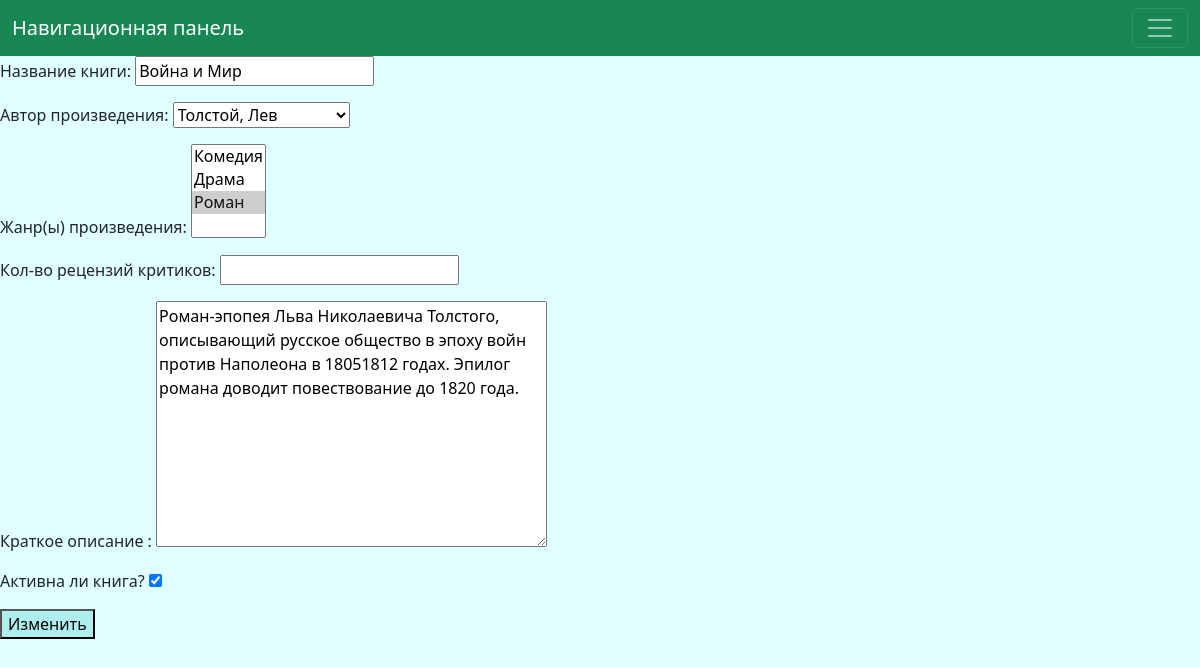
Before: /book_update/3 with the older database file.
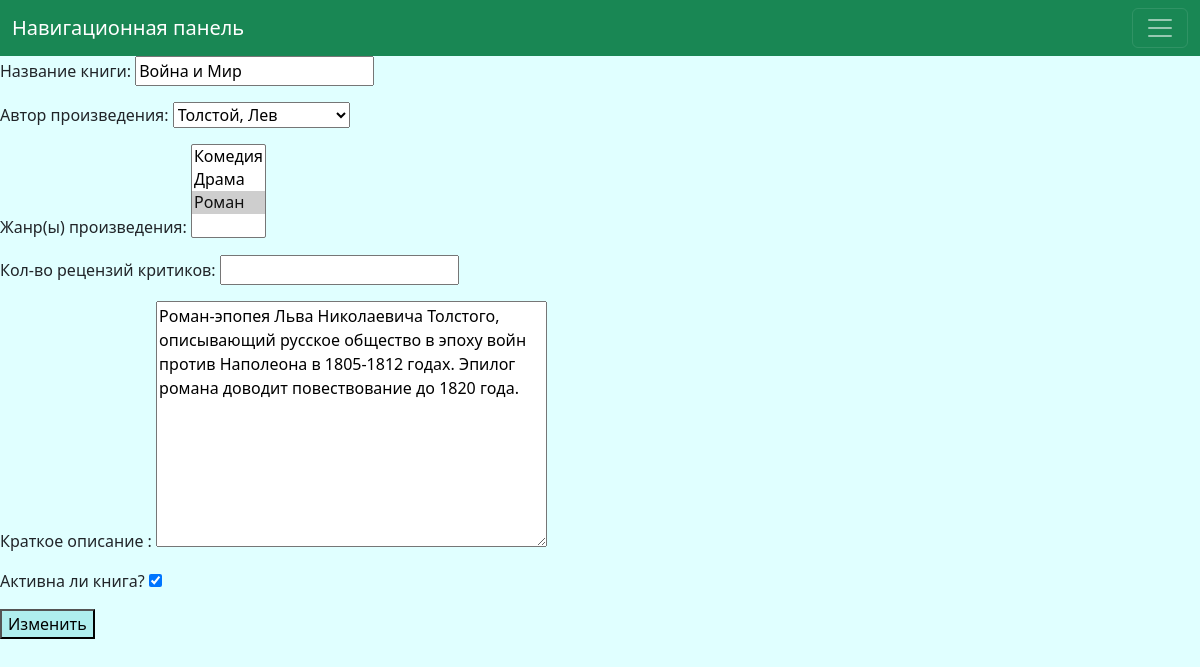
After: the same page with the newer database file.
### core/models.py (models this page shows, shortened)
class Book(models.Model):
    title = models.CharField(max_length=255)
    author = models.ForeignKey('Author', on_delete=models.SET_NULL, null=True)
    genre = models.ManyToManyField(Genre)
    num_of_reviews = models.IntegerField(blank=True, null=True)
    summary = models.TextField(max_length=2550)
    is_active = models.BooleanField(default=True)

### core/views.py (the view)
# urls.py: path('book_update/<int:pk>', views.BookUpdate.as_view(), name='book_update'),
class BookUpdate(TitleMixin, UpdateView):
    model = models.Book
    template_name = 'book_update.html'
    context_object_name = 'book_update'
    form_class = forms.BookForm
    success_url = reverse_lazy('core:book_list')
    title = "Редактирование книги"

### core/forms.py (shortened to what this page needs)
class BookForm(forms.ModelForm):
    title = forms.CharField(label="Название книги", required=False)
    author = forms.ModelChoiceField(label="Автор произведения", queryset=Author.objects.all())
    genre = forms.ModelMultipleChoiceField(label="Жанр(ы) произведения", queryset=Genre.objects.all())
    summary = forms.CharField(widget=forms.Textarea, label="Краткое описание ", required=False)
    num_of_reviews = forms.IntegerField(label="Кол-во рецензий критиков", min_value=0, required=False)
    is_active = forms.BooleanField(label="Активна ли книга?")
    class Meta:
        model = models.Book
        fields = "__all__"

### core/models.py (called while the page is built)
    def __str__(self):
        return self.name

    def __str__(self):
        return '%s, %s' % (self.last_name, self.first_name)

### core/views.py (called while the page is built)
    def get_title(self):
        return self.title

    def get_context_data(self, **kwargs):
        context = super().get_context_data(**kwargs)
        context["title"] = self.get_title()
        return context

### core/templates/book_update.html (shortened to what this page needs)
{% extends 'base.html' %}
{% block content %}
    <form method="POST">
        {{ form.as_p }}
        <button type="submit" value="Update">Изменить</button>
    </form>
{% endblock %}

### core/templates/base.html (shortened to what this page needs)
<html lang="ru">
    <head>
        <link href="https://cdn.jsdelivr.net/npm/bootstrap@5.3.0-alpha3/dist/css/bootstrap.min.css" rel="stylesheet">
    </head>
    <body>
    <nav class="navbar navbar-dark bg-success">
      <div class="container-fluid">
        <a class="navbar-brand" href="#">Навигационная панель</a>
        <button class="navbar-toggler" type="button" data-bs-toggle="collapse" data-bs-target="#navbarSupportedContent" aria-controls="navbarSupportedContent" aria-expanded="false" aria-label="Toggle navigation">
          <span class="navbar-toggler-icon"></span>
        </button>
      </div>
    </nav>
    {% block content %}
    {% endblock %}
    </body>
</html>

### core/templates/base.html (style rules this page uses)
body { background: #E0FFFF }
button { background: #AFEEEE }

Changed rows visible on the page:
changed Book "Война и Мир": summary "…войн против Наполеона в 18051812 годах. Эпилог романа доводит…" → "…войн против Наполеона в 1805-1812 годах. Эпилог романа доводит…"
